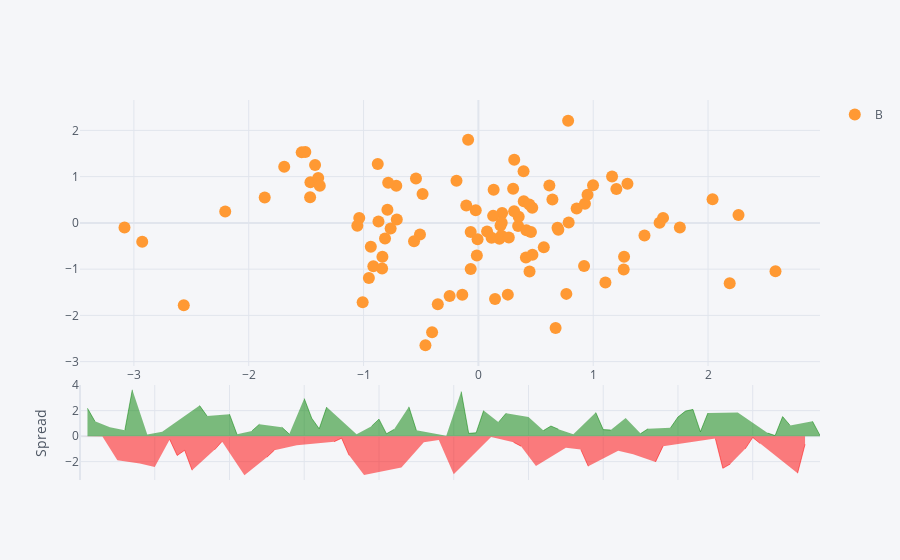

This figure's notebook cell:
### Code cell
df.iplot(kind='spread',x='A',y='B',mode='markers')

### Figure 1 — Plotly figure (JSON) as saved in the notebook; plotly's stock layout.template omitted (floating-point values rounded to 4 significant figures)
{"data": [{"line": {"color": "rgba(255, 153, 51, 1.0)", "dash": "solid", "shape": "linear", "width": 1.3}, "marker": {"size": 12, "symbol": "circle"}, "mode": "markers", "name": "B", "text": "", "type": "scatter", "x": [0.2066, -0.461, 0.414, 0.1282, -0.01358, -0.08938, 1.202, 2.587, -0.8764, -0.06709, -1.861, -0.007084, -0.5087, -0.7149, -0.4861, -1.422, 1.106, 1.578, -0.7922, -0.9367, 1.446, 0.6446, -1.539, 0.3459, -0.06695, -0.7855, -0.1906, -1.008, 1.164, 0.3934, 0.6724, -0.3535, 0.418, 1.265, 0.3025, -0.5605, -0.5436, 0.469, -1.507, 0.7862, -0.2504, 0.9984, 0.1834, -2.205, 0.766, 1.298, -0.813, 0.1926, -0.02299, -0.9148, -3.082, 2.189, 0.3511, 0.07562, 1.269, 0.395, 0.5696, 0.1451, -0.1053, -2.566, 0.4455, -1.463, 0.1148, 0.6892, 0.8559, -0.8701, -0.8384, 0.3121, -1.395, 1.754, 0.9278, 0.2011, -1.038, -0.1402, 0.7815, 0.2032, 0.2649, -1.465, -0.7105, 0.4575, 1.608, -0.4032, 2.265, 0.9505, 0.2563, 0.6182, -2.927, -1.381, 0.9203, -1.054, -0.8358, 0.1329, -0.9534, 0.4434, 2.039, 0.696, -1.691, -0.7641, 0.4705, 0.3112], "y": [0.2157, -2.645, -0.7464, 0.1517, -0.7067, 1.8, 0.7349, -1.048, 1.271, -0.1979, 0.5473, -0.3549, -0.2512, 0.8027, 0.6225, 1.251, -1.287, 0.0006623, 0.2828, -0.5185, -0.2737, 0.5033, 1.525, -0.06533, -0.9994, 0.869, 0.9097, -1.714, 1.004, 1.114, -2.275, -1.76, -0.1611, -1.01, 0.7378, -0.3979, 0.9617, 0.3289, 1.533, 0.006419, -1.582, 0.8141, -0.3413, 0.2455, -1.535, 0.8445, -0.3378, -0.05904, 0.2736, -0.9367, -0.09814, -1.304, 0.133, -0.1863, -0.7347, 0.4703, -0.5274, -1.646, 0.3749, -1.78, -1.053, 0.88, -0.3226, -0.1028, 0.3102, 0.03079, -0.9855, 1.366, 0.9685, -0.09938, 0.4157, -0.2781, 0.1073, -1.556, 2.207, 0.005327, -0.3154, 0.5529, 0.07211, -0.1954, 0.1082, -2.364, 0.17, 0.6066, -1.551, 0.8069, -0.4095, 0.8018, -0.9304, -0.06008, -0.7317, 0.7145, -1.194, 0.3972, 0.5093, -0.1477, 1.216, -0.1239, -0.6884, 0.2541]}, {"connectgaps": false, "fill": "tozeroy", "line": {"color": "green", "dash": "solid", "shape": "linear", "width": 0.5}, "mode": "lines", "name": "Spread", "showlegend": false, "type": "scatter", "x": [0, 1, 2, 3, 4, 5, 6, 7, 8, 9, 10, 11, 12, 13, 14, 15, 16, 17, 18, 19, 20, 21, 22, 23, 24, 25, 26, 27, 28, 29, 30, 31, 32, 33, 34, 35, 36, 37, 38, 39, 40, 41, 42, 43, 44, 45, 46, 47, 48, 49, 50, 51, 52, 53, 54, 55, 56, 57, 58, 59, 60, 61, 62, 63, 64, 65, 66, 67, 68, 69, 70, 71, 72, 73, 74, 75, 76, 77, 78, 79, 80, 81, 82, 83, 84, 85, 86, 87, 88, 89, 90, 91, 92, 93, 94, 95, 96, 97, 98, 99], "xaxis": "x2", "y": ["", 2.184, 1.16, "", 0.6931, "", 0.467, 3.635, "", 0.1308, "", 0.3478, "", "", "", "", 2.393, 1.577, "", "", 1.72, 0.1413, "", 0.4112, 0.9325, "", "", 0.7062, 0.1606, "", 2.948, 1.407, 0.5791, 2.275, "", "", "", 0.1401, "", 0.7798, 1.331, 0.1843, 0.5247, "", 2.301, 0.4536, "", 0.2517, "", 0.02196, "", 3.492, 0.2181, 0.2619, 2.003, "", 1.097, 1.791, "", "", 1.499, "", 0.4375, 0.7921, 0.5457, "", 0.1471, "", "", 1.854, 0.5121, 0.4792, "", 1.416, "", 0.1978, 0.5803, "", "", 0.6529, 1.5, 1.96, 2.095, 0.3439, 1.808, "", "", "", 1.851, "", "", "", 0.2405, 0.04619, 1.53, 0.8438, "", "", 1.159, 0.05713], "yaxis": "y2"}, {"connectgaps": false, "fill": "tozeroy", "line": {"color": "red", "dash": "solid", "shape": "linear", "width": 0.5}, "mode": "lines", "name": "Spread", "showlegend": false, "type": "scatter", "x": [0, 1, 2, 3, 4, 5, 6, 7, 8, 9, 10, 11, 12, 13, 14, 15, 16, 17, 18, 19, 20, 21, 22, 23, 24, 25, 26, 27, 28, 29, 30, 31, 32, 33, 34, 35, 36, 37, 38, 39, 40, 41, 42, 43, 44, 45, 46, 47, 48, 49, 50, 51, 52, 53, 54, 55, 56, 57, 58, 59, 60, 61, 62, 63, 64, 65, 66, 67, 68, 69, 70, 71, 72, 73, 74, 75, 76, 77, 78, 79, 80, 81, 82, 83, 84, 85, 86, 87, 88, 89, 90, 91, 92, 93, 94, 95, 96, 97, 98, 99], "xaxis": "x2", "y": [-0.00905, "", "", -0.02351, "", -1.889, "", "", -2.147, "", -2.408, "", -0.2576, -1.518, -1.109, -2.674, "", "", -1.075, -0.4182, "", "", -3.064, "", "", -1.654, -1.1, "", "", -0.7208, "", "", "", "", -0.4353, -0.1626, -1.505, "", -3.04, "", "", "", "", -2.45, "", "", -0.4753, "", -0.2966, "", -2.984, "", "", "", "", -0.07524, "", "", -0.4802, -0.7858, "", -2.343, "", "", "", -0.9009, "", -1.054, -2.363, "", "", "", -1.145, "", -1.426, "", "", -2.018, -0.7826, "", "", "", "", "", "", -0.1886, -2.518, -2.183, "", -0.9941, -0.104, -0.5816, "", "", "", "", -2.907, -0.6402, "", ""], "yaxis": "y2"}], "layout": {"hovermode": "x", "legend": {"bgcolor": "#F5F6F9", "font": {"color": "#4D5663"}}, "paper_bgcolor": "#F5F6F9", "plot_bgcolor": "#F5F6F9", "title": {"font": {"color": "#4D5663"}}, "xaxis": {"gridcolor": "#E1E5ED", "showgrid": true, "tickfont": {"color": "#4D5663"}, "title": {"font": {"color": "#4D5663"}, "text": ""}, "zerolinecolor": "#E1E5ED"}, "xaxis2": {"anchor": "y2", "gridcolor": "#E1E5ED", "showgrid": true, "showticklabels": false, "tickfont": {"color": "#4D5663"}, "title": {"font": {"color": "#4D5663"}, "text": ""}, "zerolinecolor": "#E1E5ED"}, "yaxis": {"domain": [0.3, 1], "gridcolor": "#E1E5ED", "showgrid": true, "tickfont": {"color": "#4D5663"}, "title": {"font": {"color": "#4D5663"}, "text": ""}, "zerolinecolor": "#E1E5ED"}, "yaxis2": {"domain": [0, 0.25], "gridcolor": "#E1E5ED", "showgrid": true, "tickfont": {"color": "#4D5663"}, "title": {"font": {"color": "#4D5663"}, "text": "Spread"}, "zerolinecolor": "#E1E5ED"}}}
